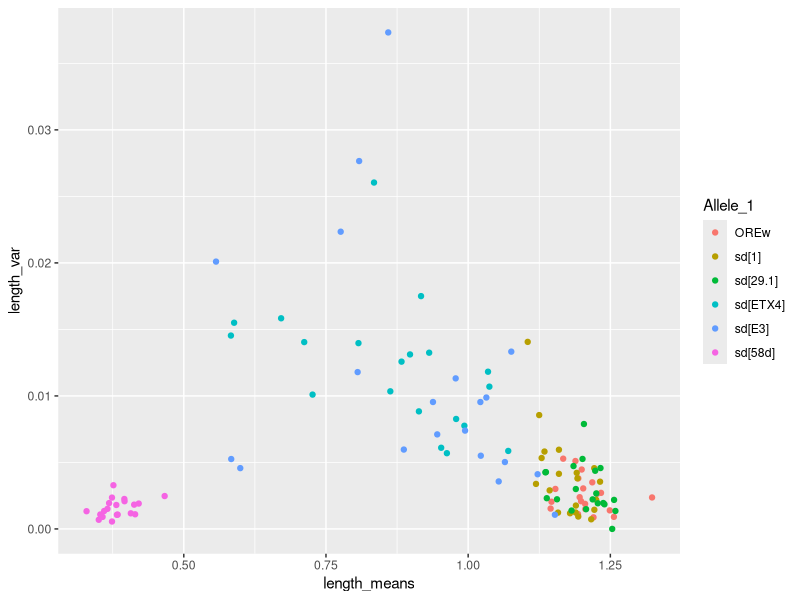
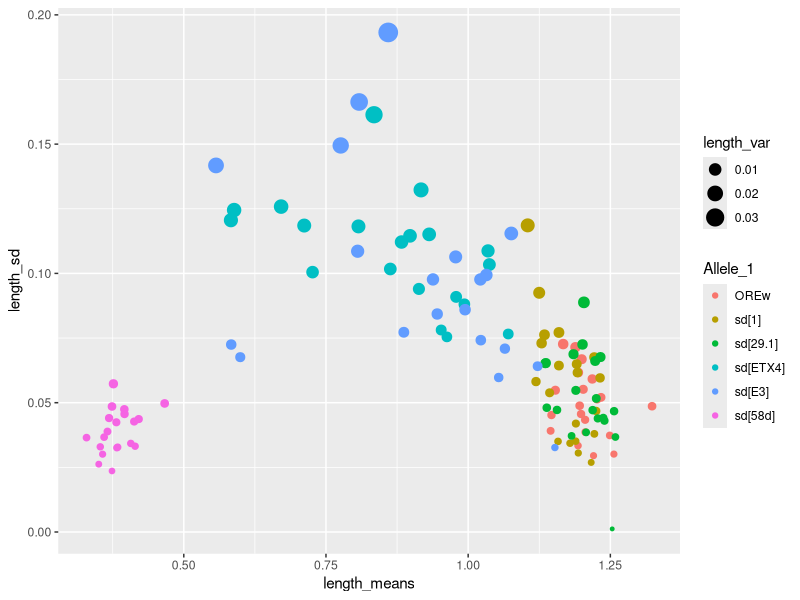

Source code (R) for these figures, in order:
library(tidyverse)
library(ggplot2)

#### Cleaning Data ####

# put into rda file once sure is completely clean 

raw_wing_table <- read_csv("NEW_CD_DGRP_Subset_Data_2019_V2.csv")

str(raw_wing_table)

wing_table_clean <- raw_wing_table %>% 
  mutate(wing_length_mm = sqrt(TotalArea.px * 0.00215^2),
         TotalArea.px = NULL,
         Temperature = NULL, 
         Allele_1 = factor(Allele_1, levels = c("OREw", "sd[1]", "sd[29.1]", 
                                                "sd[ETX4]", "sd[E3]", "sd[58d]", 
                                                "bx[1]", "bx[2]", "bx[3]")), 
         WT_Background = factor(WT_Background))

levels(wing_table_clean$WT_Background)
levels(wing_table_clean$Allele_1)

str(wing_table_clean)

bxdat <- wing_table_clean %>% 
  filter(Allele_1 %in% c("OREw", "bx[1]", "bx[2]", "bx[3]")) %>%
  droplevels()

str(bxdat)

levels(bxdat$Allele_1)

sddat<- wing_table_clean %>% 
  filter(Allele_1 %in% c("OREw", "sd[1]", "sd[29.1]", "sd[58d]", "sd[E3]", "sd[ETX4]")) %>%
  droplevels() 

str(sddat)

levels(sddat$Allele_1)



#getting line means/sd/var and group sd/bx means/sd/var
#maybe plot the variance over the means? 

line_means_sd_var <- wing_table_clean %>% 
  group_by(Allele_1, WT_Background) %>% 
  summarise(length_means = mean(wing_length_mm), 
            length_sd = sd(wing_length_mm), 
            length_var = var(wing_length_mm))

sd_means_sd_var <- sddat %>% 
  group_by(Allele_1, WT_Background) %>%
  summarise(length_means = mean(wing_length_mm), 
            length_sd = sd(wing_length_mm), 
            length_var = var(wing_length_mm))

bx_means_sd_var <- bxdat %>%
  group_by(Allele_1, WT_Background) %>%
  summarise(length_means = mean(wing_length_mm), 
            length_sd = sd(wing_length_mm), 
            length_var = var(wing_length_mm))

ggplot(sd_means_sd_var, aes(y=length_var, x=length_means, color=Allele_1)) + geom_point()
# interesting that the E3 and Etx4 seem to have the most variability works well with our prediction 

ggplot(sd_means_sd_var, aes(x=length_means, y=length_sd, color=Allele_1, size=length_var)) + geom_point()
# one maybe two out liers in the sd29.1 data set and wild type data set? 
